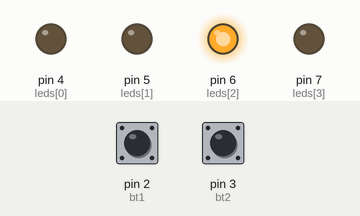
A sketch run on a simulated Arduino Uno, built with avr-gcc and run on an emulated ATmega328P. Parts: output pins drawn as LEDs (lit = HIGH). Dashed ring = blinking. The inputs (shaded band) are chosen by the test bench; at power-on: pin 3 (bt2) HIGH, pin 2 (bt1) HIGH.

Above: at 1.2 s.
1.3 s: pin 3 (bt2) pulled LOW for 0.15 s
At 1.3 s:
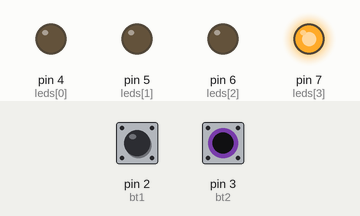
2.9 s: pin 3 (bt2) pulled LOW for 1 s
At 3.09 s:
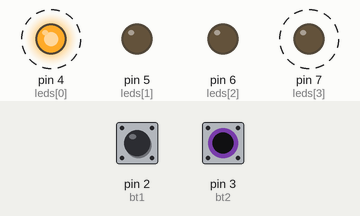
5.9 s: pin 3 (bt2) pulled LOW for 3.2 s
At 7.1 s:
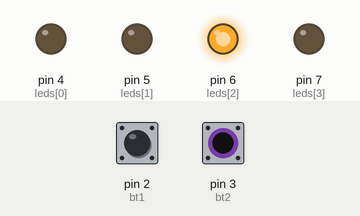
Timing chart, 0 to 8.9 s (numbered marks = the images above; inputs shaded):
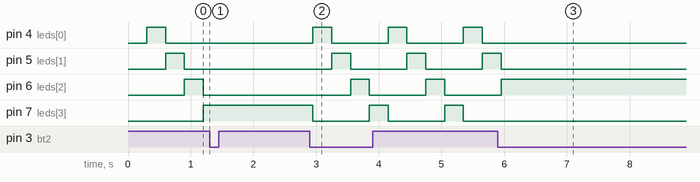

Measured:
- after the input at 1.3 s, pin 4 (leds[0]): stays LOW (without the input it goes to HIGH after 0.20 s); pin 5 (leds[1]): stays LOW (without the input it goes to HIGH after 0.50 s); pin 6 (leds[2]): stays LOW (without the input it goes to HIGH after 0.80 s); pin 7 (leds[3]): stays HIGH (without the input it goes to LOW after 0.20 s)
- after the input at 2.9 s, pin 4 (leds[0]), pin 7 (leds[3]): alternates HIGH for 0.30 s and LOW for 0.90 s, starting after 0.05 s; pin 5 (leds[1]): alternates HIGH for 0.30 s and LOW for 0.90 s, starting after 0.35 s; pin 6 (leds[2]): alternates HIGH for 0.30 s and LOW for 0.90 s, starting after 0.65 s
- after the input at 5.9 s, pin 4 (leds[0]), pin 7 (leds[3]): stops changing and stays LOW; pin 5 (leds[1]): goes on until 5.9 s, then stays LOW; pin 6 (leds[2]): goes on until 5.9 s, then stays HIGH

The sketch:

Lista8.ino
```cpp
const int bt1 = 2; // muda direção
const int bt2 = 3; // start/pause

const int leds[] = {4, 5, 6, 7};

int atual = 0;
int direcao = 1; // 1 = direita | -1 = esquerda
bool rodando = true;

// debounce botão 1
bool ult1 = HIGH, est1 = HIGH;
unsigned long t1 = 0;

// debounce botão 2
bool ult2 = HIGH, est2 = HIGH;
unsigned long t2 = 0;

const unsigned long debounce = 50;

// millis da sequência
unsigned long tempo = 0;
const unsigned long intervalo = 300;

void setup() {
  pinMode(bt1, INPUT_PULLUP);
  pinMode(bt2, INPUT_PULLUP);

  for (int i = 0; i < 4; i++) {
    pinMode(leds[i], OUTPUT);
  }
}

void loop() {

  // ===== BOTÃO 1 (troca direção) =====
  bool l1 = digitalRead(bt1);

  if (l1 != ult1) t1 = millis();

  if ((millis() - t1) > debounce) {
    if (l1 != est1) {
      est1 = l1;

      if (est1 == LOW) {
        direcao = -direcao; // inverte direção
      }
    }
  }

  ult1 = l1;

  // ===== BOTÃO 2 (start/pause) =====
  bool l2 = digitalRead(bt2);

  if (l2 != ult2) t2 = millis();

  if ((millis() - t2) > debounce) {
    if (l2 != est2) {
      est2 = l2;

      if (est2 == LOW) {
        rodando = !rodando; // alterna
      }
    }
  }

  ult2 = l2;

  // ===== SEQUÊNCIA =====
  if (rodando) {
    if (millis() - tempo >= intervalo) {
      tempo = millis();

      // apaga todos
      for (int i = 0; i < 4; i++) {
        digitalWrite(leds[i], LOW);
      }

      // acende atual
      digitalWrite(leds[atual], HIGH);

      // atualiza posição
      atual += direcao;

      // controle de limites
      if (atual > 3) atual = 0;
      if (atual < 0) atual = 3;
    }
  }
}
```
